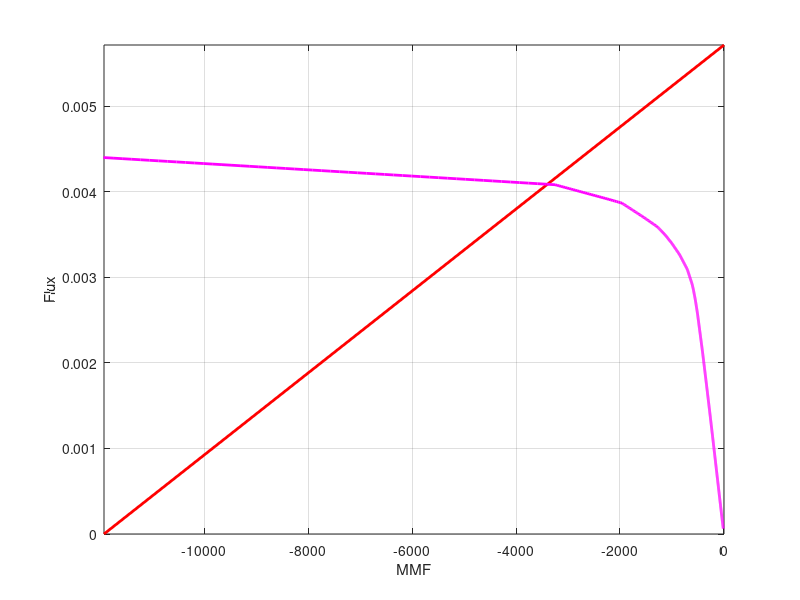

This figure's MATLAB source:

%% Part two of the task 48slot V-shape magnets
clear
close all
clc

% Constants 
mu_0 = 4* pi *10^-7; % Vacuum permeability [H/m]
mu_PM = 1.03;        % Magnets relative permeability


% Given parameters
Q = 48;             % Number of slots
p = 4;              % Number of pole pairs
k_w = 1;            % Winding factor, assuming 1
m = 3;              % Number of phases
r = 2;              % winding layer
q = Q / (2 * p * m);% Slots per pole per phase
k_fill = 0.45;

% Given Dimensions
d_st = 0.0008;          % Diamter of the strand [m]
L_stack = 0.150;        % Active lenght of the machine [m]
OD_st = 0.26924;        % Stator outer diameter [m]
ID_st = 0.1619;         % Stator inner diamter [m]
OD_rot = 0.1604;
l_gap = 0.00073;        % Airgap [m]

w_PM = 0.032;                       % Magets width[m]
t_PM = 0.00648;                     % Magnet thickness [m]
D_rot = (ID_st - 2 * l_gap);        % Rotor diamter [m]

% for the slot
Hs0 = 0.00103;
Hs1 = 0;
Hs2 = 0.0295;
Rs = 0.005;

% Slot area
% Winding area 32.2 mm^2, 154.2 + 2*32.2 is the total slot area, gives fill
% factor of 42%
A_slot = (32.2 * 2 + 154.2) * 10^-6;      % Slot area [m2], from Ansys

% Calculated dimensions
A_gap = (pi * (ID_st + OD_st) * L_stack) / (16 * 2);        % Area of the airgap [m2]

A_PM = L_stack * w_PM;                  % Crossectional area of PM
w_tooth = 0.00573;                      % Width of the tooth
l_tooth = Hs0 + Hs1 + Hs2 + Rs;         % [m] length of the flux path in the stator tooth
A_tooth = 2.5 * w_tooth * L_stack;      % [m] width of the stator yoke

l_rot = ((pi / 2) * (4 * pi * OD_rot) / 48) - 2 * t_PM;         % [m] length of the flux path in the stator yoke
w_rot = w_PM;                                                   % [m] width of the stator yoke
A_rot  = w_PM * L_stack;                                        % Crossection area of rotor

% For stator yoke
dsy1 = ID_st + 2 * (Hs0 + Hs1 + Hs2 + Rs);  % Inner diameter of the flux path on the stator yoke
dsy2 = OD_st;                               % outer diameter of the flux path in the stator yoke
dsym = (dsy2 + dsy1) / 2;                   % [m] middle diamter of the stator yoke     
Asy = ((dsy2 - dsy1) / 2) * L_stack;        % [m2]the crossectional area of the flux path in the stator yoke
lsy = ((4 * pi * dsym) / 48) + ((dsy2 - dsy1) / 2);     % [m] length of the flux path in the stator, taking four teeth

%% The steel magnetic charactaristics
load BH_data_Prius_tut.mat
% Extract H and B vectors from the data
H_steel = BH_data(:, 1);  % First column corresponds to H (A_per_meter)
B_steel = BH_data(:, 2);  % Second column corresponds to B (tesla)

%% Magnets charactaristics
H_c = 920000;               % Coercivity of the PM, choosing N36Z_20
F_c = H_c * t_PM;           % F_c of the PM [H/m]

% Short circuit flux of PM
B_r = mu_0 * mu_PM * H_c;
Phi_r = B_r * A_PM;         % [Wb]

%% PLOT OF LOAD & SOURCE LINE
% Finding the operating point of the machine!

% Assuming B_air gap
B_gap = 0.01:0.001:2;
phi_gap = B_gap * A_gap;

% We can compute flux densities in different parts of the iron core
Brot = phi_gap / A_rot;
Bstator_yoke = phi_gap / Asy;
Bstator_tooth = phi_gap / A_tooth;

% Now we have to compute the H values in order then to get mmfs
% interpolation must be used since probably u do not get an exact value :(
method = 'linear';
H_gap = B_gap / mu_0;
Hstator_tooth = interp1(B_steel,H_steel,Bstator_tooth,method);
Hstator_yoke = interp1(B_steel,H_steel,Bstator_yoke,method);
Hrot = interp1(B_steel,H_steel,Brot,method);

%Let's start with mmf drops
Fr = Hrot*l_rot;                % MMf drop of the rotor
Fsy = Hstator_yoke*lsy;         % MMF drop of the stator yoke
Fst = Hstator_tooth*l_tooth;    % MMf drop of the tooth
Fag = H_gap*l_gap;              % MMF drop of the airgap

MMFload = Fr+2*Fag+2*Fst+Fsy;

%source line
Bmag=[0 B_r];
Hmag=[-H_c 0];
MMFmag=2*Hmag*t_PM;
Phimag=Bmag*A_PM;

figure(1)
plot(MMFmag,Phimag,'r','LineWidth',2)
xlim([min(MMFmag) 0]),hold on
plot(-MMFload,phi_gap,'m','LineWidth',2), grid on
xlabel('MMF'), ylabel('Flux')
%defining some boundaries to better understanding
xlim([min(MMFmag) 0]);
ylim([0 Phi_r]);

phi = 0.0040888;      % [Wb] Choose operating points flux from the figure

%% Permeability

% We need to find the relative permeability of the steel at operating
% point.
B_st_yoke = phi / Asy;      % The Flux density at stator yoke
% Now we find H_st_yoke from the steel charataristics then we find the
% permeability of steel at operating point.
H_st_yoke = interp1(B_steel, H_steel, B_st_yoke,"linear");
mu_st_yoke = B_st_yoke / (H_st_yoke * mu_0); % Steel permeability at stator yoke

B_rot = phi / A_rot;
H_rot = interp1 (B_steel, H_steel, B_rot, "linear");
mu_rot = B_rot / (H_rot * mu_0);

B_tooth = phi / A_tooth;
H_tooth = interp1(B_steel, H_steel, B_tooth,"linear");
mu_tooth = B_tooth / (H_tooth * mu_0);
%% Reluctance calculations
%PM
R_PM = t_PM / (mu_0 * mu_PM * A_PM);                % Reluctance of the PM

% Reluctance of the tooth
R_tooth = l_tooth / (mu_0 * mu_tooth * A_tooth);    % Reluctance of the tooth

% Reluctance of the stator yoke
R_st_yoke = lsy / (mu_0 * mu_st_yoke * Asy);        % reluctance of the stator yoke

% Air gap
R_gap = l_gap / (mu_0 * A_gap);                     % Reluctance of the arigap

% Rotor
R_rot_yoke = l_rot / (mu_0 * mu_rot * w_rot * L_stack);   % reluctance of the stator yoke

% Total reluctance
R_tot = 2 * (R_tooth + R_gap + R_PM + R_rot_yoke) + R_st_yoke ;

% Rated current
J = 5.3*10^6;                         % Curent density per strand [A/m2]
N_series = 1;                       % Number of series branches
N_par = (2 * p) / N_series;         % Number parallel branches (N_par * N_ser = 2*p)
A_strand = (d_st^2 * pi) / 4;         % Strand area, neglecting the insulatioin

% Calculating no-load voltage
RPM = 5500;
f = (RPM  * p) / 60;   % Electrical rotation per second (rps)

Omega_r = RPM * pi / 30;

N_turn = floor(800 * N_par) / (sqrt(3) * k_w * p * q * phi * Omega_r * r * p);
N_st = floor(k_fill * A_slot * 4 / (pi * d_st^2 * N_turn * r));
I_rms_phase = N_par * N_st * A_strand * J;

% Magnetic flux linkage
Psi_PM = k_w * p * q * r * phi * N_turn / N_par;

% d and q-axis reluctances
R_d = 2 * (R_PM + R_gap + R_rot_yoke) + R_st_yoke;   % d-axis reluctance
R_q = 2 * (R_gap + R_rot_yoke) + R_st_yoke;          % q-axis reluctance
% Assuming the steel has no loss and is ideal. The reluctance is only due to the magnets and the air.
% since the machine is salient, the d and q-axis reluctances are the same.
N_d = N_turn * k_w * q * r;     % Equivalent naumber of turns
N_q = N_d;
L_d = (N_d^2 * p) / (R_d * N_par^2);    % d-axis inductance
L_q = (N_q^2 * p) / (R_q * N_par^2);    % q-axis inductance


EMF = (sqrt(2) * pi * f .* N_turn * k_w * q * r * p * phi) / N_par;     % RMS phase voltage
EMF_phase2phase_max = EMF * sqrt(6);    % maximum phase2phase voltage
fprintf('The maximume phase2phase induced voltage at: \n %.0f [RPM] is  %.2f [V] and I_phase = %.2f [A] \n', RPM, EMF_phase2phase_max, I_rms_phase)


